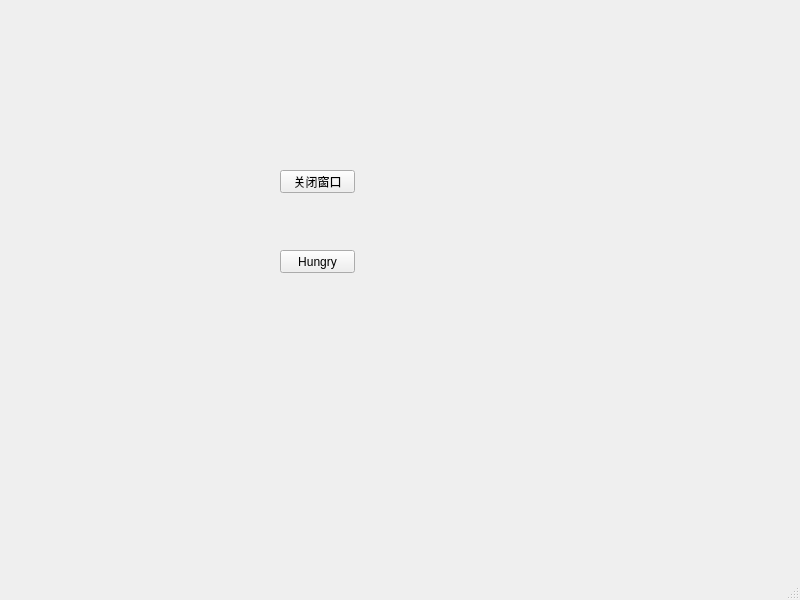
<?xml version="1.0" encoding="UTF-8"?>
<ui version="4.0">
 <class>MainWindow</class>
 <widget class="QMainWindow" name="MainWindow">
  <property name="geometry">
   <rect>
    <x>0</x>
    <y>0</y>
    <width>800</width>
    <height>600</height>
   </rect>
  </property>
  <property name="windowTitle">
   <string>MainWindow</string>
  </property>
  <widget class="QWidget" name="centralwidget">
   <widget class="QPushButton" name="closeBtn">
    <property name="geometry">
     <rect>
      <x>280</x>
      <y>170</y>
      <width>75</width>
      <height>23</height>
     </rect>
    </property>
    <property name="text">
     <string>关闭窗口</string>
    </property>
   </widget>
   <widget class="QPushButton" name="hungry">
    <property name="geometry">
     <rect>
      <x>280</x>
      <y>250</y>
      <width>75</width>
      <height>23</height>
     </rect>
    </property>
    <property name="text">
     <string>Hungry</string>
    </property>
   </widget>
  </widget>
  <widget class="QMenuBar" name="menubar">
   <property name="geometry">
    <rect>
     <x>0</x>
     <y>0</y>
     <width>800</width>
     <height>23</height>
    </rect>
   </property>
  </widget>
  <widget class="QStatusBar" name="statusbar"/>
 </widget>
 <resources/>
 <connections/>
</ui>
